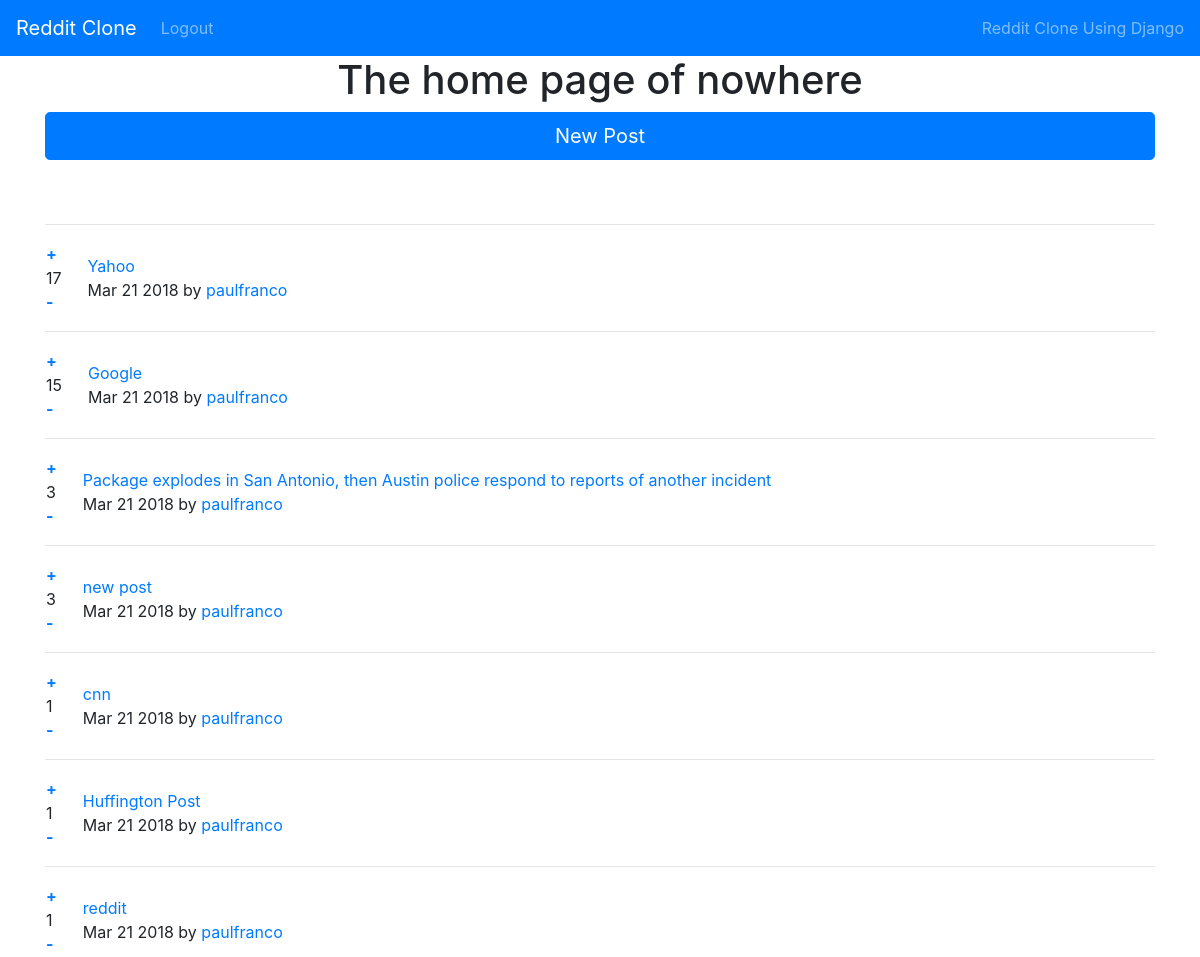
The app's page / (signed in) with its own data.
### posts/models.py (models this page shows)
class Post(models.Model):
    title = models.CharField(max_length=200)
    url = models.TextField()
    pub_date = models.DateTimeField()
    author = models.ForeignKey(User, on_delete=models.CASCADE)
    votes_total = models.IntegerField(default=1)
    def pub_date_pretty(self):
        return self.pub_date.strftime('%b %e %Y')

### posts/views.py (the view)
# urls.py: 2. Add a URL to urlpatterns:  path('', views.home, name='home')
def home(request):
    posts = Post.objects.order_by('-votes_total')
    return render(request, 'posts/home.html', {'posts': posts})

### posts/templates/posts/home.html (shortened to what this page needs)
{% extends 'base.html' %}
  {% block content %}
    <h1 class="text-center">The home page of nowhere</h1>
    <a class="btn btn-primary btn-lg btn-block" href="{% url 'posts:create'%}">New Post</a>
    <br/>
    <br/>
    {% for post in posts.all %}
      <table>
        <tr>
          <td style="padding-right: 25px;"><a href="#" onClick="document.getElementById('upvote{{ post.id }}').submit()"><span class="glyphicon glyphicon-envelope"><strong>+</strong></span></a><br/> {{ post.votes_total }}<br/><a href="#" onClick="document.getElementById('downvote{{ post.id }}').submit()"><span class="glyphicon glyphicon-envelope"><strong>-</strong></span></a></td>
          <td><a href="{{ post.url }}"> {{ post.title }}</a><br/>{{ post.pub_date_pretty }} by <a href='{% url "posts:userposts" post.author.id %}'>{{ post.author.username }}</a></td>
        </tr>
        <hr>
      </table>
    {% endfor %}
  {% endblock %}

### records on screen
Post: votes_total "17", title "Yahoo", pub_date_pretty "Mar 21 2018", author.username "paulfranco"
Post: votes_total "15", title "Google", pub_date_pretty "Mar 21 2018", author.username "paulfranco"
Post: votes_total "3", title "Package explodes in San Antonio, then Austin police respond to reports of another incident", pub_date_pretty "Mar 21 2018", author.username "paulfranco"
Post: votes_total "3", title "new post", pub_date_pretty "Mar 21 2018", author.username "paulfranco"
Post: votes_total "1", title "cnn", pub_date_pretty "Mar 21 2018", author.username "paulfranco"
Post: votes_total "1", title "Huffington Post", pub_date_pretty "Mar 21 2018", author.username "paulfranco"
Post: votes_total "1", title "reddit", pub_date_pretty "Mar 21 2018", author.username "paulfranco"
